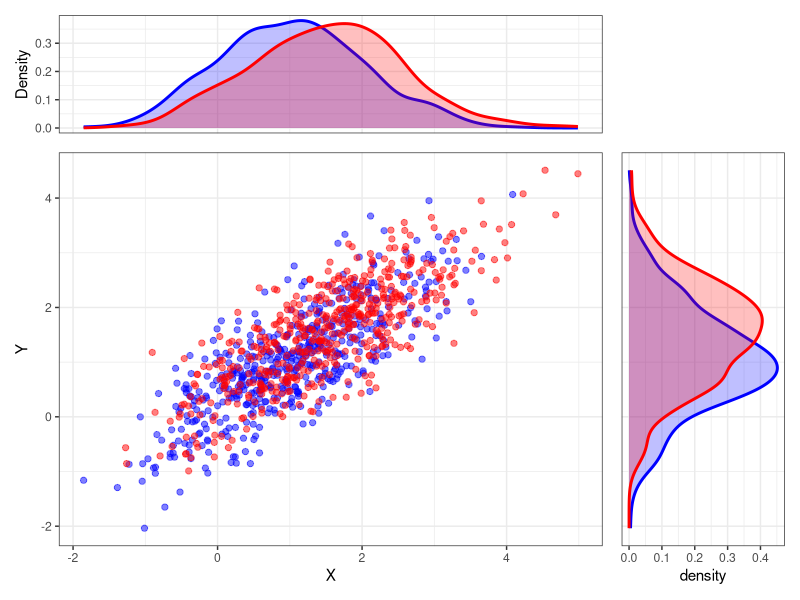

Write R code to recreate this figure.
# 安装并加载需要的包
# install.packages(c("MASS", "ggplot2", "patchwork"))

library(MASS)
library(ggplot2)
library(patchwork)

set.seed(123)

# -----------------------------
# 生成两个二维正态分布样本
# -----------------------------

n <- 500

mu1 <- c(1, 1)
mu2 <- c(1.5, 1.5)

Sigma <- matrix(c(1, 0.8,
                  0.8, 1), nrow = 2)

# 样本
x1 <- MASS::mvrnorm(n, mu = mu1, Sigma = Sigma)
x2 <- MASS::mvrnorm(n, mu = mu2, Sigma = Sigma)

df1 <- data.frame(x = x1[,1],
                  y = x1[,2],
                  group = "Blue")

df2 <- data.frame(x = x2[,1],
                  y = x2[,2],
                  group = "Red")

df <- rbind(df1, df2)

# -----------------------------
# 中间散点图
# -----------------------------

p_scatter <- ggplot(df, aes(x = x, y = y, color = group)) +
  geom_point(alpha = 0.5, size = 1.8) +
  scale_color_manual(values = c("Blue" = "blue",
                                "Red" = "red")) +
  theme_bw() +
  theme(
    legend.position = "none",
    plot.margin = margin(0, 0, 0, 0)
  ) +
  labs(x = "X", y = "Y")

# -----------------------------
# 上侧边际密度（X）
# -----------------------------

p_top <- ggplot(df, aes(x = x, fill = group, color = group)) +
  geom_density(alpha = 0.25, linewidth = 1) +
  scale_fill_manual(values = c("Blue" = "blue",
                               "Red" = "red")) +
  scale_color_manual(values = c("Blue" = "blue",
                                "Red" = "red")) +
  theme_bw() +
  theme(
    axis.title.x = element_blank(),
    axis.text.x = element_blank(),
    axis.ticks.x = element_blank(),
    legend.position = "none",
    plot.margin = margin(5.5, 5.5, 0, 5.5)
  ) +
  labs(y = "Density")

# -----------------------------
# 右侧边际密度（Y）
# -----------------------------

p_right <- ggplot(df, aes(x = y, fill = group, color = group)) +
  geom_density(alpha = 0.25, linewidth = 1) +
  coord_flip() +
  scale_fill_manual(values = c("Blue" = "blue",
                               "Red" = "red")) +
  scale_color_manual(values = c("Blue" = "blue",
                                "Red" = "red")) +
  theme_bw() +
  theme(
    axis.title.y = element_blank(),
    axis.text.y = element_blank(),
    axis.ticks.y = element_blank(),
    legend.position = "none",
    plot.margin = margin(5.5, 5.5, 5.5, 0)
  ) +
  labs(x = "Density")

# -----------------------------
# 拼图
# -----------------------------

layout <- "
AB
CD
"

final_plot <-
  p_top + plot_spacer() +
  p_scatter + p_right +
  plot_layout(
    design = layout,
    widths = c(4, 1.2),
    heights = c(1.2, 4)
  )

final_plot
